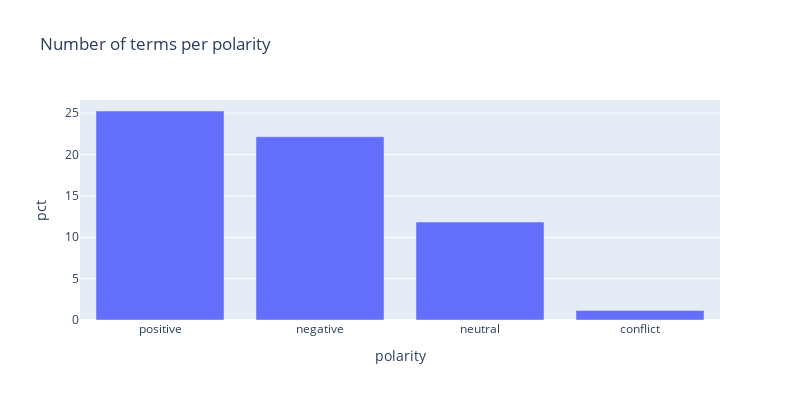

The code cell stored with this chart in its notebook:
### Markdown cell above
## 2.1. Terms per polarity

### Code cell
# Calculate term counts per polarity & sort by count desc
polarity_counts = df.groupby('polarity').agg({'id':'count'}).sort_values('id', ascending=False).reset_index()

polarity_counts['pct'] = polarity_counts['id'] / len(df) * 100

fig = px.bar(polarity_counts, y='pct', x='polarity', title='Number of terms per polarity', width=800, height=400)
fig.show()

### Figure 1 — Plotly figure (JSON) as saved in the notebook; plotly's stock layout.template omitted (floating-point values rounded to 4 significant figures)
{"data": [{"alignmentgroup": "True", "hovertemplate": "polarity=%{x}<br>pct=%{y}<extra></extra>", "legendgroup": "", "marker": {"color": "#636efa", "pattern": {"shape": ""}}, "name": "", "offsetgroup": "", "orientation": "v", "showlegend": false, "textposition": "auto", "type": "bar", "x": ["positive", "negative", "neutral", "conflict"], "xaxis": "x", "y": [25.26, 22.14, 11.84, 1.15], "yaxis": "y"}], "layout": {"barmode": "relative", "height": 400, "legend": {"tracegroupgap": 0}, "title": {"text": "Number of terms per polarity"}, "width": 800, "xaxis": {"anchor": "y", "domain": [0, 1], "title": {"text": "polarity"}}, "yaxis": {"anchor": "x", "domain": [0, 1], "title": {"text": "pct"}}}}
